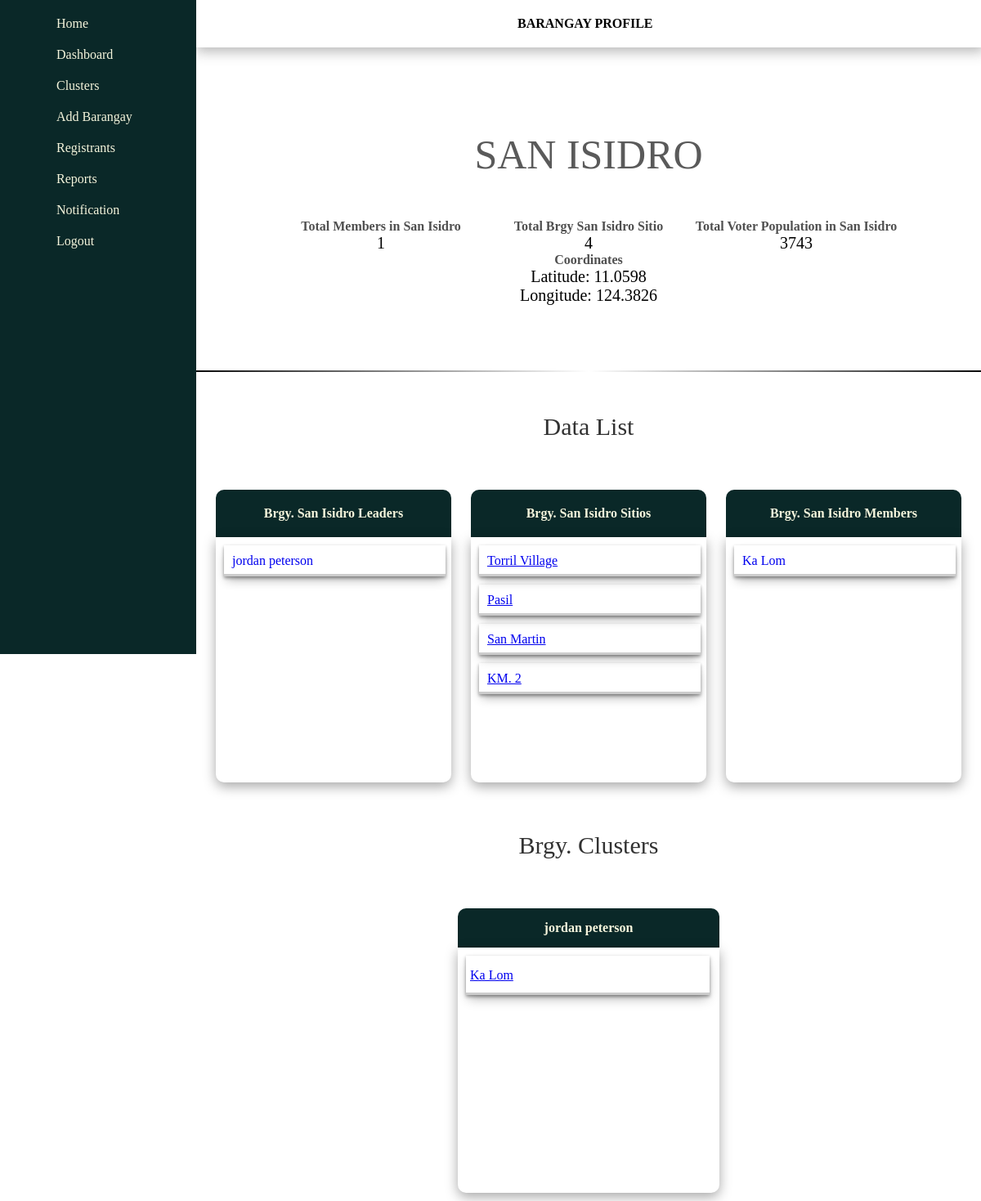
The page /brgy/San Isidro/ (signed in) on the database as committed earlier.
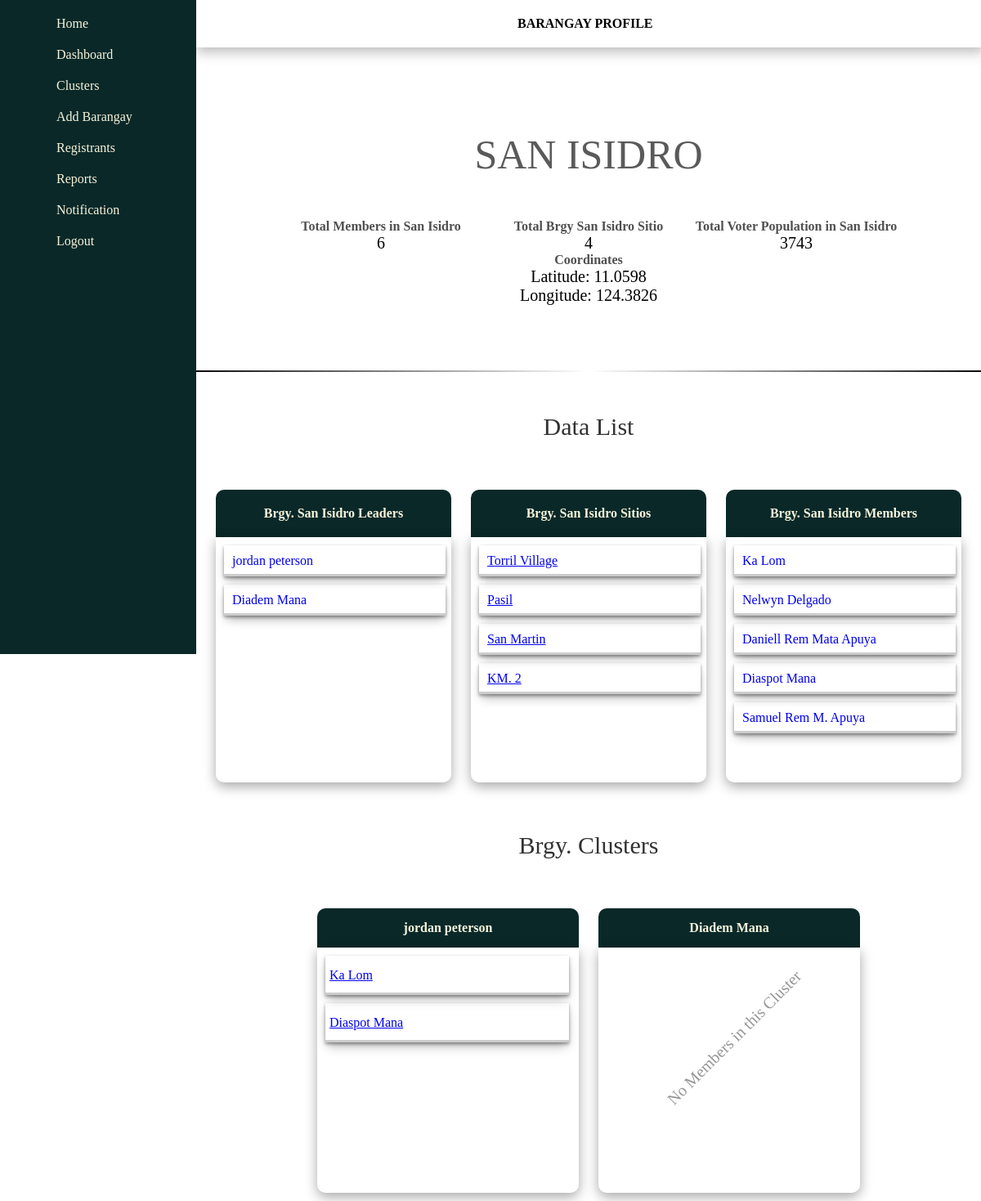
The same page on the database as committed later.
### management/models.py (models this page shows, shortened)
class Leader(models.Model):
    user = models.ForeignKey(User, related_name='leader_user', on_delete=models.CASCADE) # Added for version 2, 2/9/2024
    name = models.CharField(max_length=255)
    gender = models.ForeignKey(Gender, related_name='leader_gender', on_delete=models.CASCADE)
    age = models.IntegerField()
    brgy = models.ForeignKey(Barangay, related_name='leader_brgy', on_delete=models.CASCADE)
    sitio = models.ForeignKey(Sitio, related_name='leader_sitio', on_delete=models.CASCADE, null=True, blank=True)
    date_registered = models.DateTimeField(auto_now_add=True)
    image = models.ImageField(null=True, blank=True, upload_to="images/")
    def __str__(self):
        return self.name

class Sitio(models.Model):
    name = models.CharField(max_length=255)
    population = models.IntegerField(default=0, blank=True, null=True)
    brgy = models.ForeignKey(Barangay, related_name='brgy_sitio', on_delete=models.CASCADE)
    lat = models.FloatField(blank=True, null=True)
    long = models.FloatField(blank=True, null=True)

class Member(models.Model):
    user = models.ForeignKey(User, related_name='member_user', on_delete=models.CASCADE) # Added for version 2, 2/9/2024
    name = models.CharField(max_length=255)
    gender = models.ForeignKey(Gender, related_name='member_gender', on_delete=models.CASCADE)
    age = models.IntegerField()
    brgy = models.ForeignKey(Barangay, related_name='member_brgy', on_delete=models.CASCADE)
    sitio = models.ForeignKey(Sitio, related_name='member_sitio', on_delete=models.CASCADE, null=True, blank=True)
    date_registered = models.DateTimeField(auto_now_add=True)
    image = models.ImageField(null=True, blank=True, upload_to="images/")
    def __str__(self):
        return self.name

class Cluster(models.Model):
    leader = models.ForeignKey(Leader, related_name='cluster_leader', on_delete=models.CASCADE)
    members = models.ManyToManyField(Member, related_name='cluster_member')

### management/decorators.py (the view)
        def wrapper_func(request, *args, **kwargs):
            groups = request.user.groups.all().values_list('name', flat=True)
            if any(group in allowed_roles for group in groups) or 'Admin' in groups:
                return view_func(request, *args, **kwargs)
            else:
                rendered_template = render(request, 'forbidden_template.html', {'variable': 'value'})
                response = HttpResponseForbidden(rendered_template)
                return response

### management/templates/member_brgy.html (shortened to what the changed rows need)
{% extends 'base.html' %}
{% load static %}
{% block content %}
    <section class="brgy-profile-brgy-details-container-div">
        <section class="brgy-profile-details-section">
            <div class="brgy-profile-brgy-showcase-container-div">
                <div class="brgy-profile-analytics-block-container-div">
                    <div class="brgy-profile-analytics-block-div">
                        <div class="brgy-profile-analytics-block-title">
                            Total Members in {{ brgy.brgy_name }}
                        </div>
                        <div class="brgy-profile-analytics-data">
                            {{ brgy_individual_sum }}
                        </div>
                    </div>
                </div>
            </div>
            <div class="brgy-profile-brgy-details-block-container-div">
                <div class="brgy-profile-showcase-details-block-div">
                    <div class="brgy-profile-details-div">
                        {% for leader in brgy_leader %}
                            <div class="brgy-profile-data-detail">
                                <a class="brgy-profile-link-page"
                                   href="{% url 'cluster' leader.name leader.user %}">{{ leader.name }}</a>
                            </div>
                        {% empty %}
                            <div class="brgy-profile-empty-detail-notifier">
                                No Leaders in this BRGY
                            </div>
                        {% endfor %}
                    </div>
                </div>
                <div class="brgy-profile-showcase-details-block-div">
                    <div class="brgy-profile-details-div">
                        {% for sitio in sitios %}
                            <div class="brgy-profile-data-detail">
                                <a href="{% url 'sitio-profile' sitio.id %}">{{ sitio.name }}</a>
                            </div>
                        {% empty %}
                            <div class="brgy-profile-empty-detail-notifier">
                                No Sitios in this Barangay
                            </div>
                        {% endfor %}
                    </div>
                </div>
                <div class="brgy-profile-showcase-details-block-div">
                    <div class="brgy-profile-details-div">
                        {% for member in member_brgy %}
                            <div class="brgy-profile-data-detail">
                                <a class="brgy-profile-link-page" href="{% url 'member-profile' member.name member.id %}">
                                    {{ member.name }}
                                </a>
                            </div>
                        {% empty %}
                            <div class="brgy-profile-empty-detail-notifier">
                                No Members in this BRGY
                            </div>
                        {% endfor %}
                    </div>
                </div>
            </div>
            <div class="brgy-profile-brgy-clusters-container-div">
                {% for cluster in brgy_cluster %}
                    <div class="brgy-profile-cluster-block-div">
                        <div class="brgy-profile-cluster-leader-header">
                            {{ cluster.leader }}
                        </div>
                        <div class="brgy-profile-cluster-members-div">
                            {% for member in cluster.members.all %}
                                <div class="brgy-profile-cluster-member">
                                    <a href="{% url 'member-profile' member.name member.id %}">{{ member }}</a>
                                </div>
                            {% empty %}
                                <div class="brgy-profile-empty-member-cluster-notifier">
                                    No Members in this Cluster
                                </div>
                            {% endfor %}
                        </div>
                    </div>
                {% endfor %}
            </div>
        </section>
    </section>
{% endblock %}

Rows that differ between the two databases and show on the page:
added Leader: name "Diadem Mana"
added Member: name "Nelwyn Delgado"
added Member: name "Daniell Rem Mata Apuya"
added Member: name "Diaspot Mana"
added Member: name "Samuel Rem M. Apuya"
added Cluster: leader "Diadem Mana"
Other text that changed with them:
{{ brgy_individual_sum }}: "1" → "6"
